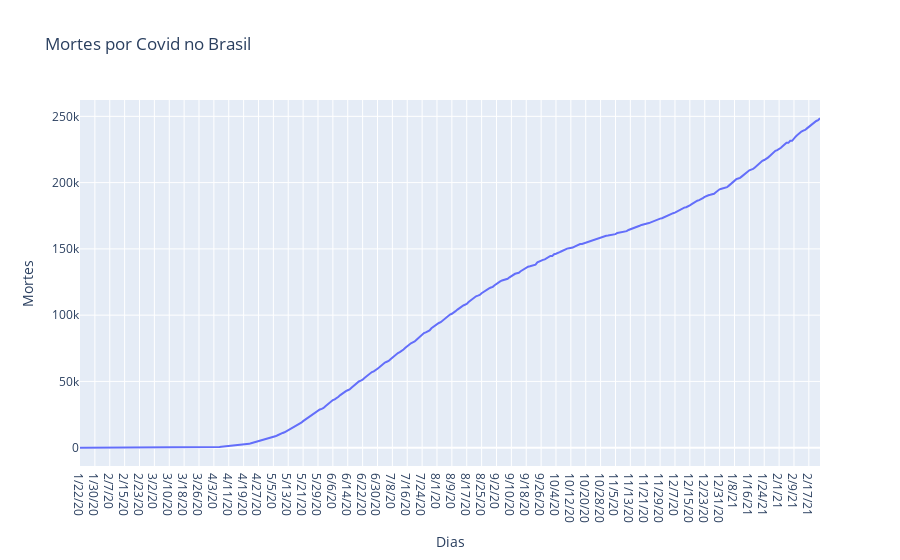
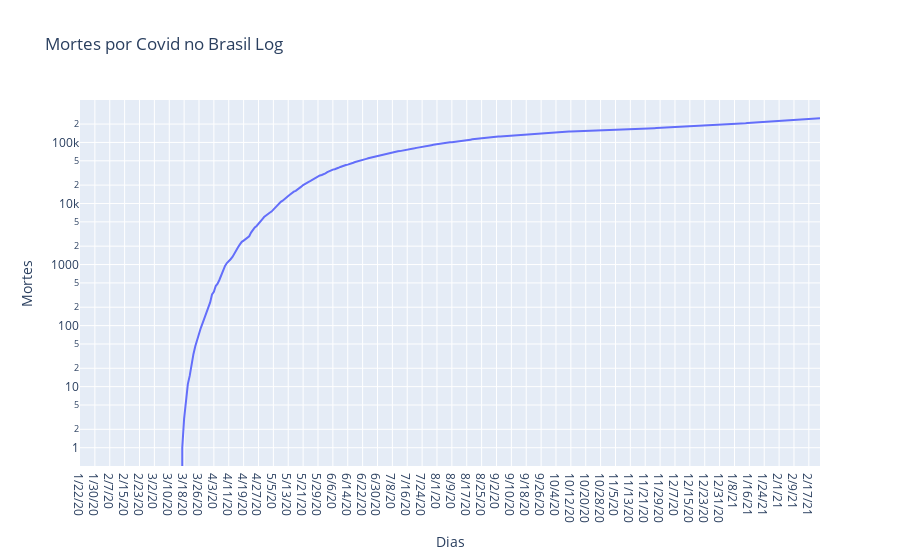
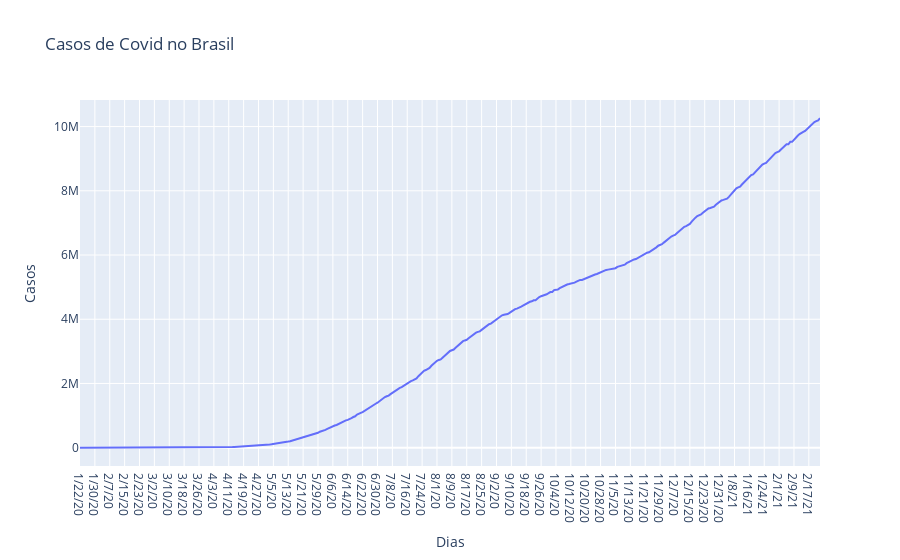
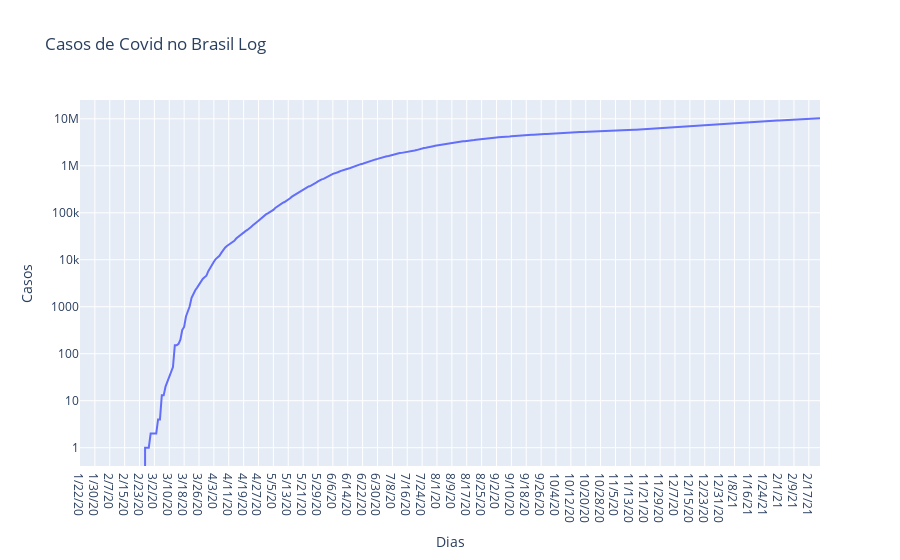

Source (notebook cell) for these figures, in order:
### Code cell
import pandas as pd
import numpy as np
%matplotlib inline

#from plotly import __version__
#from plotly.offline import download_plotlyjs, init_notebook_mode, plot, iplot

#print(__version__)

#import cufflinks as cf
#init_notebook_mode(connected=True)
#cf.go_offline()

import seaborn as sns

import plotly.express as px

#Importação das Planilahs

covid_casos = pd.read_csv("https://data.humdata.org/hxlproxy/api/data-preview.csv?url=https%3A%2F%2Fraw.githubusercontent.com%2FCSSEGISandData%2FCOVID-19%2Fmaster%2Fcsse_covid_19_data%2Fcsse_covid_19_time_series%2Ftime_series_covid19_confirmed_global.csv&filename=time_series_covid19_confirmed_global.csv")
covid_mortes = pd.read_csv("https://data.humdata.org/hxlproxy/api/data-preview.csv?url=https%3A%2F%2Fraw.githubusercontent.com%2FCSSEGISandData%2FCOVID-19%2Fmaster%2Fcsse_covid_19_data%2Fcsse_covid_19_time_series%2Ftime_series_covid19_deaths_global.csv&filename=time_series_covid19_deaths_global.csv")

#Tratamento dos dados de mortes

covid_mortes_brasil = covid_mortes[covid_mortes["Country/Region"] == "Brazil"]

covid_mortes_brasil_t = covid_mortes_brasil.transpose()

covid_mortes_brasil_t.reset_index(inplace=True)

covid_mortes_brasil_t_d=covid_mortes_brasil_t.drop([0,1,2,3])

covid_mortes_brasil_t_d_r = covid_mortes_brasil_t_d.rename(columns={"index": "Dias", 30: "Mortes"})

#covid_mortes_brasil_t_d_r.plot.line(x="Dias",y='Mortes',figsize=(12,3),lw=1)

#Plotagem dos gráficos de mortes

fig1 = px.line(covid_mortes_brasil_t_d_r, x="Dias", y="Mortes", title='Mortes por Covid no Brasil')
fig1.show()

fig2 = px.line(covid_mortes_brasil_t_d_r, x="Dias", y="Mortes", title='Mortes por Covid no Brasil Log', log_y=True)
fig2.show()

#Tratamento dos dados de casos

covid_casos_brasil = covid_casos[covid_mortes["Country/Region"] == "Brazil"]

covid_casos_brasil_t = covid_casos_brasil.transpose()

covid_casos_brasil_t.reset_index(inplace=True)

covid_casos_brasil_t_d=covid_casos_brasil_t.drop([0,1,2,3])

covid_casos_brasil_t_d_r = covid_casos_brasil_t_d.rename(columns={"index": "Dias", 30: "Casos"})

#Plotagem do gráfico de casos

fig3 = px.line(covid_casos_brasil_t_d_r, x="Dias", y="Casos", title='Casos de Covid no Brasil')
fig3.show()

fig4 = px.line(covid_casos_brasil_t_d_r, x="Dias", y="Casos", title='Casos de Covid no Brasil Log', log_y=True)
fig4.show()

#Junção de dados de mortes e casos

Casos = covid_casos_brasil_t_d_r["Casos"]
covid_casos_mortes_brasil_t_d_r = covid_mortes_brasil_t_d_r.join(Casos)

#Tratamento dos dados de mortes e casos

covid_casos_mortes_brasil_t_d_r_m=pd.melt(covid_casos_mortes_brasil_t_d_r, id_vars=['Dias'], value_vars=['Mortes', 'Casos'])

covid_casos_mortes_brasil_t_d_r_m_r = covid_casos_mortes_brasil_t_d_r_m.rename(columns={"value": "Casos/Mortes"})

#Plotagem do gráfico de mortes e casos

fig5 = px.line(covid_casos_mortes_brasil_t_d_r_m_r, x="Dias", y="Casos/Mortes",color="variable", title='Casos e Mortes de Covid no Brasil')
fig5.show()

fig6 = px.line(covid_casos_mortes_brasil_t_d_r_m_r, x="Dias", y="Casos/Mortes",color="variable", title='Casos e Mortes de Covid no Brasil Log', log_y=True)
fig6.show()

### Figure 1 — Plotly figure (JSON) as saved in the notebook; plotly's stock layout.template omitted (floating-point values rounded to 4 significant figures; data arrays with more than 128 entries replaced by an {"elided": "..."} marker saying what was removed)
{"data": [{"hovertemplate": "Dias=%{x}<br>Mortes=%{y}<extra></extra>", "legendgroup": "", "line": {"color": "#636efa", "dash": "solid"}, "mode": "lines", "name": "", "orientation": "v", "showlegend": false, "type": "scatter", "x": {"elided": "399 str values"}, "xaxis": "x", "y": {"elided": "399 int values"}, "yaxis": "y"}], "layout": {"autosize": true, "legend": {"tracegroupgap": 0}, "title": {"text": "Mortes por Covid no Brasil"}, "xaxis": {"anchor": "y", "autorange": true, "domain": [0, 1], "range": [0, 398], "title": {"text": "Dias"}, "type": "category"}, "yaxis": {"anchor": "x", "autorange": true, "domain": [0, 1], "range": [-13810.0, 262300.0], "title": {"text": "Mortes"}, "type": "linear"}}}

### Figure 2 — Plotly figure (JSON) as saved in the notebook; plotly's stock layout.template omitted (floating-point values rounded to 4 significant figures; data arrays with more than 128 entries replaced by an {"elided": "..."} marker saying what was removed)
{"data": [{"hovertemplate": "Dias=%{x}<br>Mortes=%{y}<extra></extra>", "legendgroup": "", "line": {"color": "#636efa", "dash": "solid"}, "mode": "lines", "name": "", "orientation": "v", "showlegend": false, "type": "scatter", "x": {"elided": "399 str values"}, "xaxis": "x", "y": {"elided": "399 int values"}, "yaxis": "y"}], "layout": {"autosize": true, "legend": {"tracegroupgap": 0}, "title": {"text": "Mortes por Covid no Brasil Log"}, "xaxis": {"anchor": "y", "autorange": true, "domain": [0, 1], "range": [0, 398], "title": {"text": "Dias"}, "type": "category"}, "yaxis": {"anchor": "x", "autorange": true, "domain": [0, 1], "range": [-0.2997, 5.695], "title": {"text": "Mortes"}, "type": "log"}}}

### Figure 3 — Plotly figure (JSON) as saved in the notebook; plotly's stock layout.template omitted (floating-point values rounded to 4 significant figures; data arrays with more than 128 entries replaced by an {"elided": "..."} marker saying what was removed)
{"data": [{"hovertemplate": "Dias=%{x}<br>Casos=%{y}<extra></extra>", "legendgroup": "", "line": {"color": "#636efa", "dash": "solid"}, "mode": "lines", "name": "", "orientation": "v", "showlegend": false, "type": "scatter", "x": {"elided": "399 str values"}, "xaxis": "x", "y": {"elided": "399 int values"}, "yaxis": "y"}], "layout": {"autosize": true, "legend": {"tracegroupgap": 0}, "title": {"text": "Casos de Covid no Brasil"}, "xaxis": {"anchor": "y", "autorange": true, "domain": [0, 1], "range": [0, 398], "title": {"text": "Dias"}, "type": "category"}, "yaxis": {"anchor": "x", "autorange": true, "domain": [0, 1], "range": [-569900.0, 10830000.0], "title": {"text": "Casos"}, "type": "linear"}}}

### Figure 4 — Plotly figure (JSON) as saved in the notebook; plotly's stock layout.template omitted (floating-point values rounded to 4 significant figures; data arrays with more than 128 entries replaced by an {"elided": "..."} marker saying what was removed)
{"data": [{"hovertemplate": "Dias=%{x}<br>Casos=%{y}<extra></extra>", "legendgroup": "", "line": {"color": "#636efa", "dash": "solid"}, "mode": "lines", "name": "", "orientation": "v", "showlegend": false, "type": "scatter", "x": {"elided": "399 str values"}, "xaxis": "x", "y": {"elided": "399 int values"}, "yaxis": "y"}], "layout": {"autosize": true, "legend": {"tracegroupgap": 0}, "title": {"text": "Casos de Covid no Brasil Log"}, "xaxis": {"anchor": "y", "autorange": true, "domain": [0, 1], "range": [0, 398], "title": {"text": "Dias"}, "type": "category"}, "yaxis": {"anchor": "x", "autorange": true, "domain": [0, 1], "range": [-0.3895, 7.401], "title": {"text": "Casos"}, "type": "log"}}}
